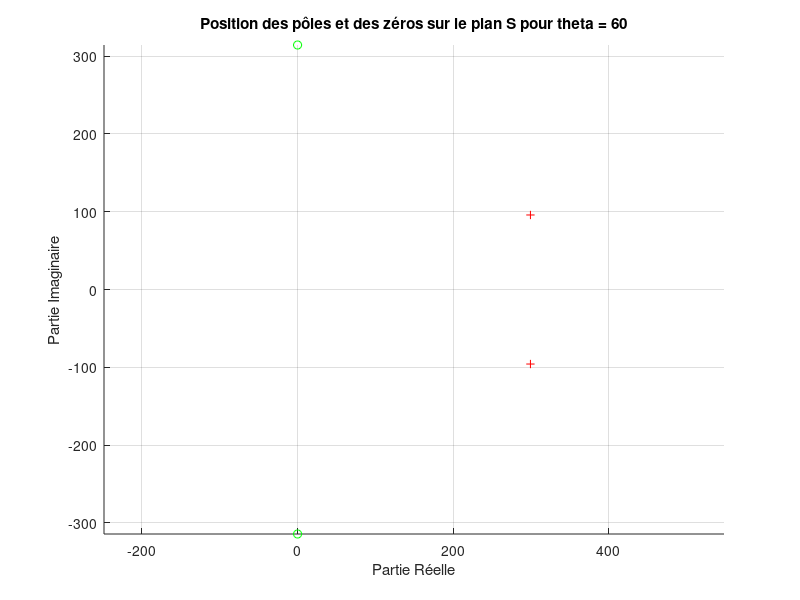
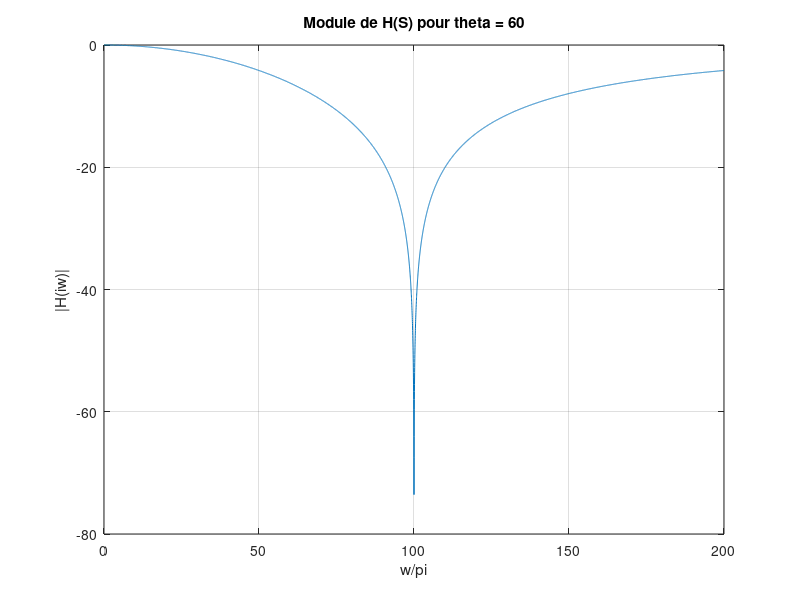
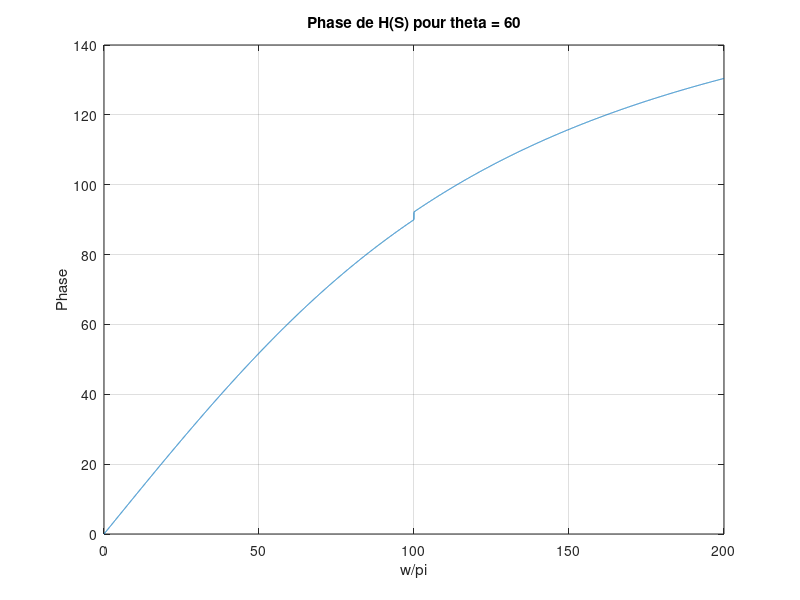
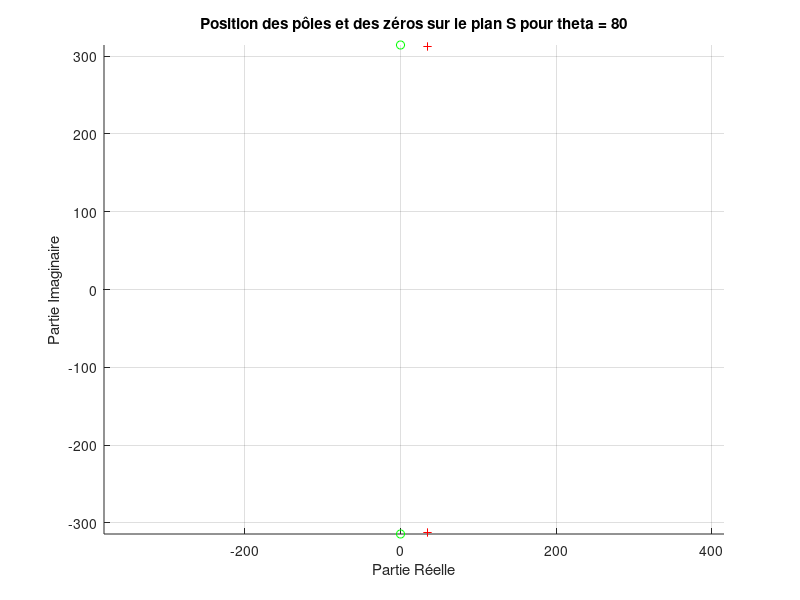

Recreate these plots in MATLAB, in order.
% initialisation des variables
f_0 = 50;
w_0 = 2*pi*f_0;

f = 0:0.01:100;
w = 2*pi.*f;
S = 1i.*w;
theta = [60 80 87];

for t = theta
    % calcul de H(S)
    H = (S.^2 + w_0^2) ./ (S.^2 + 2*w_0*cos(t).*S + w_0^2);
    
    % visualisation des pôles et des zéros
    p1 = -w_0*exp(1i*t);
    p2 = -w_0*exp(-1i*t);
    z1 = 1i*w_0;
    z2 = -1i*w_0;
    
    figure; hold on
    plot(real([p1, p2]), imag([p1, p2]), 'r+')
    plot(real([z1, z2]), imag([z1, z2]), 'go')
    grid
    xlabel('Partie Réelle');        ylabel('Partie Imaginaire')
    title(['Position des pôles et des zéros sur le plan S pour theta = ' num2str(t)])
    axis equal;

    % visualisation du module et de la phase
    module = 20*log10(abs(H));
    phase = angle(H);

    figure;
    plot(w/pi,module)
    grid
    xlabel('w/pi');     ylabel('|H(iw)|')
    title(['Module de H(S) pour theta = ' num2str(t)])
    
    figure;
    plot(w/pi,unwrap(phase*180/pi))
    grid
    xlabel('w/pi');     ylabel('Phase')
    title(['Phase de H(S) pour theta = ' num2str(t)])
end
